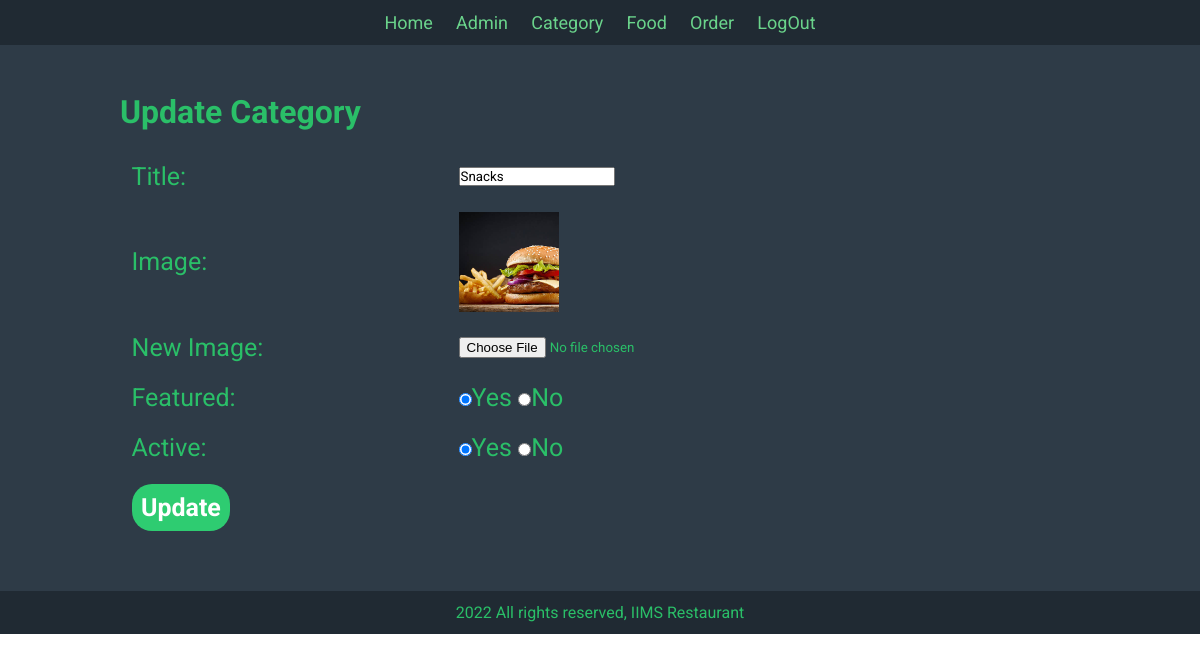
Page /admin/update-category.php?id=25 (signed in) on the committed database.
### tables this page shows
CREATE TABLE `tbl_category` (
  `id` int(10) UNSIGNED NOT NULL,
  `title` varchar(100) NOT NULL,
  `image_name` varchar(255) NOT NULL,
  `featured` varchar(10) NOT NULL,
  `active` varchar(10) NOT NULL
);

### admin/update-category.php (the view, shortened to what this page needs)
<?php include('partials/menu.php')?>
    <div class="main-content">
        <div class="wrapper">
            <h1 class='color-green'>Update Category</h1>
            <br>
            <?php
                $id = $_GET['id'];
                if(isset($id)){
                    $sql = "SELECT * FROM tbl_category WHERE id=$id";
                    $res = mysqli_query($conn, $sql);
                    $count = mysqli_num_rows($res);
                    if($count == 1){
                            $row = mysqli_fetch_assoc($res);
                            $title = $row['title'];
                            $current_image = $row['image_name'];
                            $featured = $row['featured'];
                            $active = $row['active'];
                    }
                    else{
                        $_SESSION['no-cat']='<div class="error">No Category found</div>';
                          header("location: ".SITEURL.'admin/manage-category.php');
                    }
                }
                else{
                    header("location: ".SITEURL.'admin/manage-category.php');
                }
            ?>
            <form action="" method="post" enctype="mutlipath/form-data">
            <table class="tbl-full color-green btn-text">
                <tr>
                    <td>Title: </td>
                    <td><input type="text" name="title" value="<?php echo $title?>"></td>
                </tr>
                <tr>
                    <td>Image: </td>
                    <td>
                        <?php
                        if($current_image != "")
                        {
                        ?>
                        <img src="<?php echo SITEURL;?>images/category/<?php echo $current_image?>" alt="" width='100px'>
                        <?php
                        }
                        else{
                            echo "<div class='error'>No Image Available</div>";
                        }
                         ?>
                    </td>
                </tr>
                <tr>
                    <td>New Image:</td>
                    <td><input type="file" name="image"></td>
                </tr>
                <tr>
                    <td>Featured: </td>
                    <td>
                        <input <?php if($featured == "Yes"){echo "checked";}?> type="radio" name="featured" value="Yes" >Yes
                        <input <?php if($featured == "No"){echo "checked";}?> type="radio" name="featured" value="No" >No
                    </td>
                </tr>
                <tr>
                    <td>Active: </td>
                    <td>
                        <input <?php if($active == 'Yes'){echo 'checked';}?>  type="radio" name="active" value="Yes" >Yes
                        <input <?php if($active == 'No'){echo 'checked';}?> type="radio" name="active" value="No" >No
                    </td>
                </tr>
                <tr>
                    <td colspan="2">
                        <input type="Submit" name="submit" class="btn-secondary btn-text" value="Update">
                    </td>
                </tr>
            </table>
            </form>
        </div>
    </div>
<?php include('partials/footer.php')?>

### css/admin.css (style rules this page uses)
* { margin: 0; padding: 0; font-family: 'Roboto', sans-serif; }
.wrapper { padding: 1%; width: 80%; margin: 0 auto; }
.color-green { color: #2abf68; }
.main-content { background-color: #2e3b47; padding: 3% 0%; }
.btn-text { font-size: 25px; }

### admin/partials/menu.php (style rules this page uses)
.tbl-full { width: 100%; }
table tr td { padding: 1%; }
.btn-secondary { background-color: #2ecc71; padding: 1%; color:white; text-decoration:none; font-weight:bold; border-radius:20px; border: none; }

### rows in the picture
tbl_category: title "Snacks", image_name (picture), featured "☑", active "☑"
